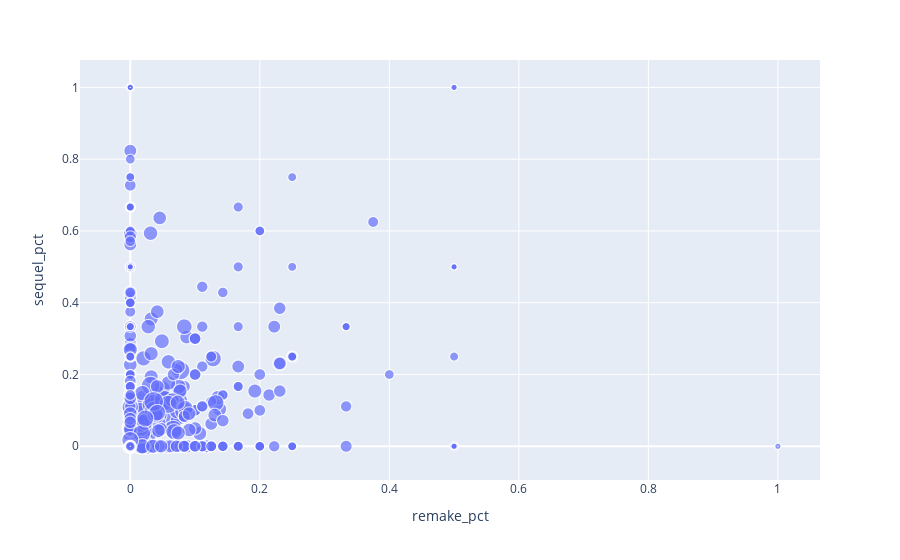

The code cell stored with this chart in its notebook:
### Code cell
production_companies = movies.explode('production_company').group_by('production_company').agg(
    count = pl.len(),
    remakes = pl.sum('remake'),
    sequels = pl.sum('sequel'),
    redos = pl.sum('redo')
).with_columns(
    remake_pct = pl.col('remakes') / pl.col('count'),
    sequel_pct = pl.col('sequels') / pl.col('count'),
    redo_pct = pl.col('redos') / pl.col('count'),
    size = pl.col('count').log()
)
px.scatter(production_companies,x='remake_pct',y='sequel_pct', size='size',hover_data=['remake_pct','sequel_pct','count'])

### Figure 1 — Plotly figure (JSON) as saved in the notebook; plotly's stock layout.template omitted (floating-point values rounded to 4 significant figures; data arrays with more than 128 entries replaced by an {"elided": "..."} marker saying what was removed)
{"data": [{"customdata": {"elided": "3358x1 int values"}, "hovertemplate": "remake_pct=%{x}<br>sequel_pct=%{y}<br>size=%{marker.size}<br>count=%{customdata[0]}<extra></extra>", "legendgroup": "", "marker": {"color": "#636efa", "size": {"elided": "3358 float values"}, "sizemode": "area", "sizeref": 0.0168, "symbol": "circle"}, "mode": "markers", "name": "", "showlegend": false, "type": "scattergl", "x": {"elided": "3358 float values"}, "xaxis": "x", "y": {"elided": "3358 float values"}, "yaxis": "y"}], "layout": {"legend": {"itemsizing": "constant", "tracegroupgap": 0}, "margin": {"t": 60}, "xaxis": {"anchor": "y", "domain": [0, 1], "title": {"text": "remake_pct"}}, "yaxis": {"anchor": "x", "domain": [0, 1], "title": {"text": "sequel_pct"}}}}
